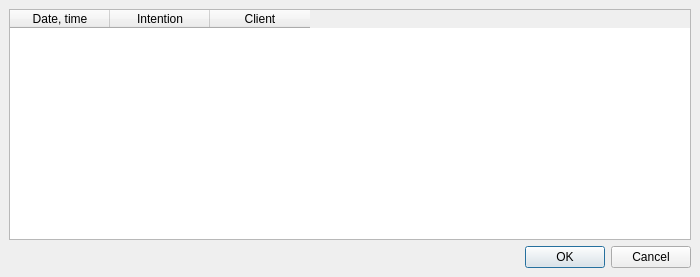
<ui version="4.0" >
 <class>HolyServiceSelection</class>
 <widget class="QDialog" name="HolyServiceSelection" >
  <property name="geometry" >
   <rect>
    <x>0</x>
    <y>0</y>
    <width>700</width>
    <height>277</height>
   </rect>
  </property>
  <property name="windowTitle" >
   <string>Select among holy services</string>
  </property>
  <layout class="QVBoxLayout" >
   <property name="margin" >
    <number>9</number>
   </property>
   <property name="spacing" >
    <number>6</number>
   </property>
   <item>
    <widget class="QTableWidget" name="serviceTable" >
     <property name="alternatingRowColors" >
      <bool>true</bool>
     </property>
     <property name="selectionBehavior" >
      <enum>QAbstractItemView::SelectRows</enum>
     </property>
     <column>
      <property name="text" >
       <string>Date, time</string>
      </property>
     </column>
     <column>
      <property name="text" >
       <string>Intention</string>
      </property>
     </column>
     <column>
      <property name="text" >
       <string>Client</string>
      </property>
     </column>
    </widget>
   </item>
   <item>
    <widget class="QDialogButtonBox" name="buttonBox" >
     <property name="orientation" >
      <enum>Qt::Horizontal</enum>
     </property>
     <property name="standardButtons" >
      <set>QDialogButtonBox::Cancel|QDialogButtonBox::NoButton|QDialogButtonBox::Ok</set>
     </property>
    </widget>
   </item>
  </layout>
 </widget>
 <tabstops>
  <tabstop>serviceTable</tabstop>
  <tabstop>buttonBox</tabstop>
 </tabstops>
 <resources/>
 <connections>
  <connection>
   <sender>buttonBox</sender>
   <signal>rejected()</signal>
   <receiver>HolyServiceSelection</receiver>
   <slot>reject()</slot>
   <hints>
    <hint type="sourcelabel" >
     <x>295</x>
     <y>267</y>
    </hint>
    <hint type="destinationlabel" >
     <x>286</x>
     <y>274</y>
    </hint>
   </hints>
  </connection>
 </connections>
</ui>
